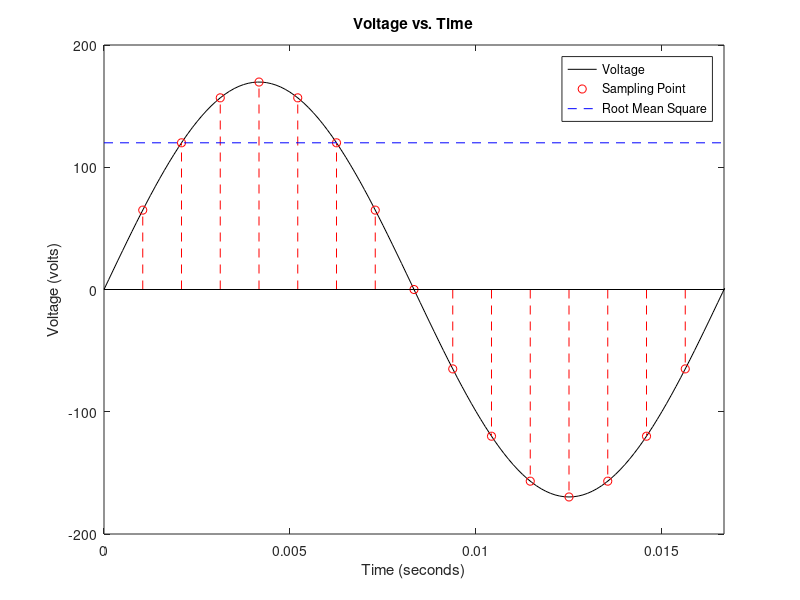

Recreate this plot in MATLAB.
 %%Time specifications:
   Fs = 8000;                   % samples per second
   dt = 1/Fs;                   % seconds per sample
   StopTime = (1/59);             % seconds
   t = (0:dt:StopTime-dt)';     % seconds
   %%Sine wave:
   Fc = 60;                     % hertz
   x = sin(2*pi*Fc*t);
   rms_calc = 120*sqrt(2);
   half = 1/240;
   neg_half = (3*half);
   % Plot the signal versus time:
   figure;
   plot(t,rms_calc*x, 'k');
   hold on
   
   line([half half], [0 rms_calc], 'Color','red','LineStyle','--');
   plot(half,rms_calc, 'ro');
   
   line([half/4 half/4], [0 rms_calc*sin(2*pi*Fc*half/4)], 'Color','red','LineStyle','--');
   plot(half/4,rms_calc*sin(2*pi*Fc*half/4), 'ro');
   
   line([2*half/4 2*half/4], [0 rms_calc*sin(2*pi*Fc*half/2)], 'Color','red','LineStyle','--');
   plot(2*half/4,rms_calc*sin(2*pi*Fc*half/2), 'ro');
   
   line([3*half/4 3*half/4], [0 rms_calc*sin(3*2*pi*Fc*half/4)], 'Color','red','LineStyle','--');
   plot(3*half/4,rms_calc*sin(2*3*pi*Fc*half/4), 'ro');
   
   line([3*half/2 3*half/2], [0 rms_calc*sin(2*pi*Fc*3*half/2)], 'Color','red','LineStyle','--');
   plot(3*half/2,rms_calc*sin(3*2*pi*Fc*half/2), 'ro');
   
   line([5*half/4 5*half/4], [0 rms_calc*sin(2*pi*Fc*5*half/4)], 'Color','red','LineStyle','--');
   plot(5*half/4,rms_calc*sin(5*2*pi*Fc*half/4), 'ro');
   
   line([7*half/4 7*half/4], [0 rms_calc*sin(2*pi*Fc*7*half/4)], 'Color','red','LineStyle','--');
   plot(7*half/4,rms_calc*sin(7*2*pi*Fc*half/4), 'ro');
   
   line([8*half/4 7*half/4], [0 rms_calc*sin(2*pi*Fc*8*half/4)], 'Color','red','LineStyle','--');
   plot(8*half/4,rms_calc*sin(8*2*pi*Fc*half/4), 'ro');
   
   line([10*half/4 10*half/4], [0 rms_calc*sin(2*pi*Fc*10*half/4)], 'Color','red','LineStyle','--');
   plot(10*half/4,rms_calc*sin(10*2*pi*Fc*half/4), 'ro');
   
   line([11*half/4 11*half/4], [0 rms_calc*sin(2*pi*Fc*11*half/4)], 'Color','red','LineStyle','--');
   plot(11*half/4,rms_calc*sin(11*2*pi*Fc*half/4), 'ro');
   
   line([13*half/4 13*half/4], [0 rms_calc*sin(2*pi*Fc*13*half/4)], 'Color','red','LineStyle','--');
   plot(13*half/4,rms_calc*sin(13*2*pi*Fc*half/4), 'ro');
   
   line([14*half/4 14*half/4], [0 rms_calc*sin(2*pi*Fc*14*half/4)], 'Color','red','LineStyle','--');
   plot(14*half/4,rms_calc*sin(14*2*pi*Fc*half/4), 'ro');
   
   line([neg_half neg_half], [0 -rms_calc], 'Color','red','LineStyle','--');
   plot(neg_half,-rms_calc, 'ro');
   
   line([3*neg_half/4 3*neg_half/4], [0 rms_calc*sin(3*2*pi*Fc*neg_half/4)], 'Color','red','LineStyle','--');
   plot(3*neg_half/4,rms_calc*sin(2*3*pi*Fc*neg_half/4), 'ro');
   
   line([5*neg_half/4 5*neg_half/4], [0 rms_calc*sin(2*pi*Fc*5*neg_half/4)], 'Color','red','LineStyle','--');
   plot(5*neg_half/4,rms_calc*sin(5*2*pi*Fc*neg_half/4), 'ro');
   
   line([0 .04], [0 0], 'Color','black');
   xlabel('Time (seconds)');
   
   line([0 half*4], [120 120], 'Color','blue','LineStyle','--');
   
   h = zeros(3, 1);
   h(2) = plot(NaN,NaN,'or');   
   h(3) = plot(NaN,NaN,'--b');
   h(1) = plot(NaN,NaN,'-k');
   legend(h, 'Voltage','Sampling Point','Root Mean Square');
   
   ylabel('Voltage (volts)');
   xlim([0 1/60]);
   title('Voltage vs. Time');
   zoom xon;
   